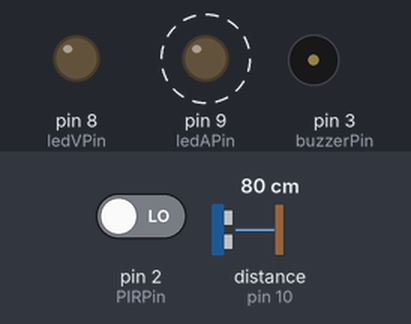
Bench run of a sketch on a simulated Arduino Uno, built with avr-gcc and run on an emulated ATmega328P. Parts: output pins drawn as LEDs (lit = HIGH), buzzer (waves = sounding, pin HIGH). Dashed ring = blinking. The test bench sets the inputs (shaded band); at power-on: pin 2 (PIRPin) LOW, distance to the obstacle (sensor on pin 10) 80 cm. The echo pulse lasts 58.3 µs per cm; pins used as bus, display or sensor lines are not drawn.

Above: at 1.2 s.
1.3 s: pin 2 (PIRPin) driven HIGH
At 1.8 s:
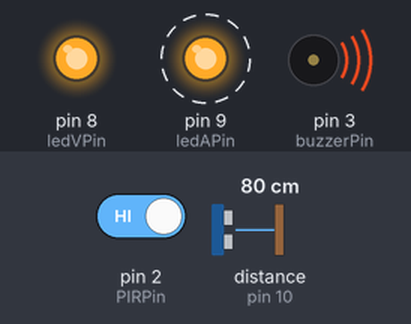
4.3 s: distance to the obstacle (sensor on pin 10) set to 86 cm
7.3 s: distance to the obstacle (sensor on pin 10) set to 95 cm
At 7.75 s:
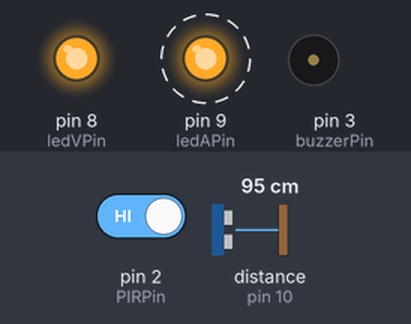
10.3 s: distance to the obstacle (sensor on pin 10) set to 2 cm
At 10.4 s:
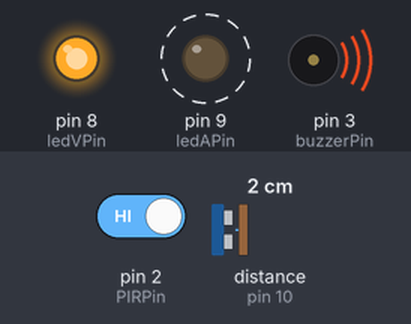
13.3 s: pin 2 (PIRPin) driven LOW
At 14.9 s:
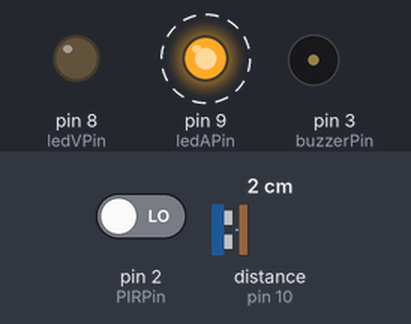
Timing chart, 0 to 17.3 s (numbered marks = the images above; inputs shaded):
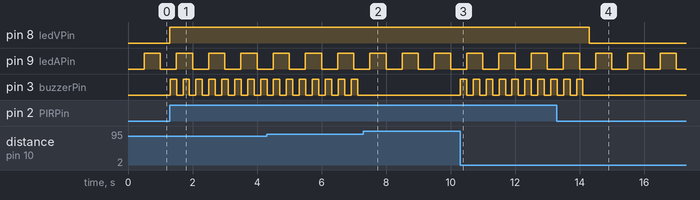

Measured:
- the behaviour switches between 89 and 90 cm on distance to the obstacle (sensor on pin 10) (found by bisection; images 1 and 2)
- after the input at 1.3 s, pin 8 (ledVPin): LOW → HIGH at once; pin 3 (buzzerPin): alternates HIGH for 0.20 s and LOW for 0.20 s, starting at once
- after the input at 7.3 s, pin 3 (buzzerPin): stops changing and stays LOW
- after the input at 10.3 s, pin 3 (buzzerPin): alternates HIGH for 0.20 s and LOW for 0.20 s, starting at once
- after the input at 13.3 s, pin 8 (ledVPin): HIGH → LOW after 1.0 s; pin 3 (buzzerPin): goes on until 14.1 s, then stays LOW
- by itself, pin 9 (ledAPin): alternates HIGH for 0.50 s and LOW for 0.50 s

The sketch:

DetectorMovimentoDistancia.ino
```cpp
#include "TimerOne.h"
#include "Ultrasonic.h"

const int ledVPin = 8;
const int ledAPin = 9;
const int PIRPin = 2;
const int USTrigPin = 11;
const int USEchoPin = 10;
const int buzzerPin = 3;
const int distanciaMinima = 90;

int sensorState = 0;
Ultrasonic ultrasonic(USTrigPin, USEchoPin);

void setup() {
  pinMode(ledVPin, OUTPUT);
  pinMode(ledAPin, OUTPUT);
  pinMode(PIRPin, INPUT);
  pinMode(buzzerPin, OUTPUT);

  Timer1.initialize(500000);
  Timer1.attachInterrupt(inverterEstadoLed);
}

void inverterEstadoLed() {
    digitalWrite(ledAPin, !digitalRead(ledAPin));
}

void loop() {
  sensorState = digitalRead(PIRPin);

  if (sensorState == HIGH) {
    digitalWrite(ledVPin, HIGH);
    confereDistancia();
  }  else {
    digitalWrite(ledVPin, LOW);
  }
}

void confereDistancia(){
  int distancia = ultrasonic.Ranging(CM);

  if(distancia < distanciaMinima){
    tocaAlarmeAviso();
  }
}

void tocaAlarmeAviso(){
 for(int i = 0; i < 5; i++){
    digitalWrite(buzzerPin,HIGH);
    delay(200);
    digitalWrite(buzzerPin,LOW);
    delay(200);
  }
}
```
